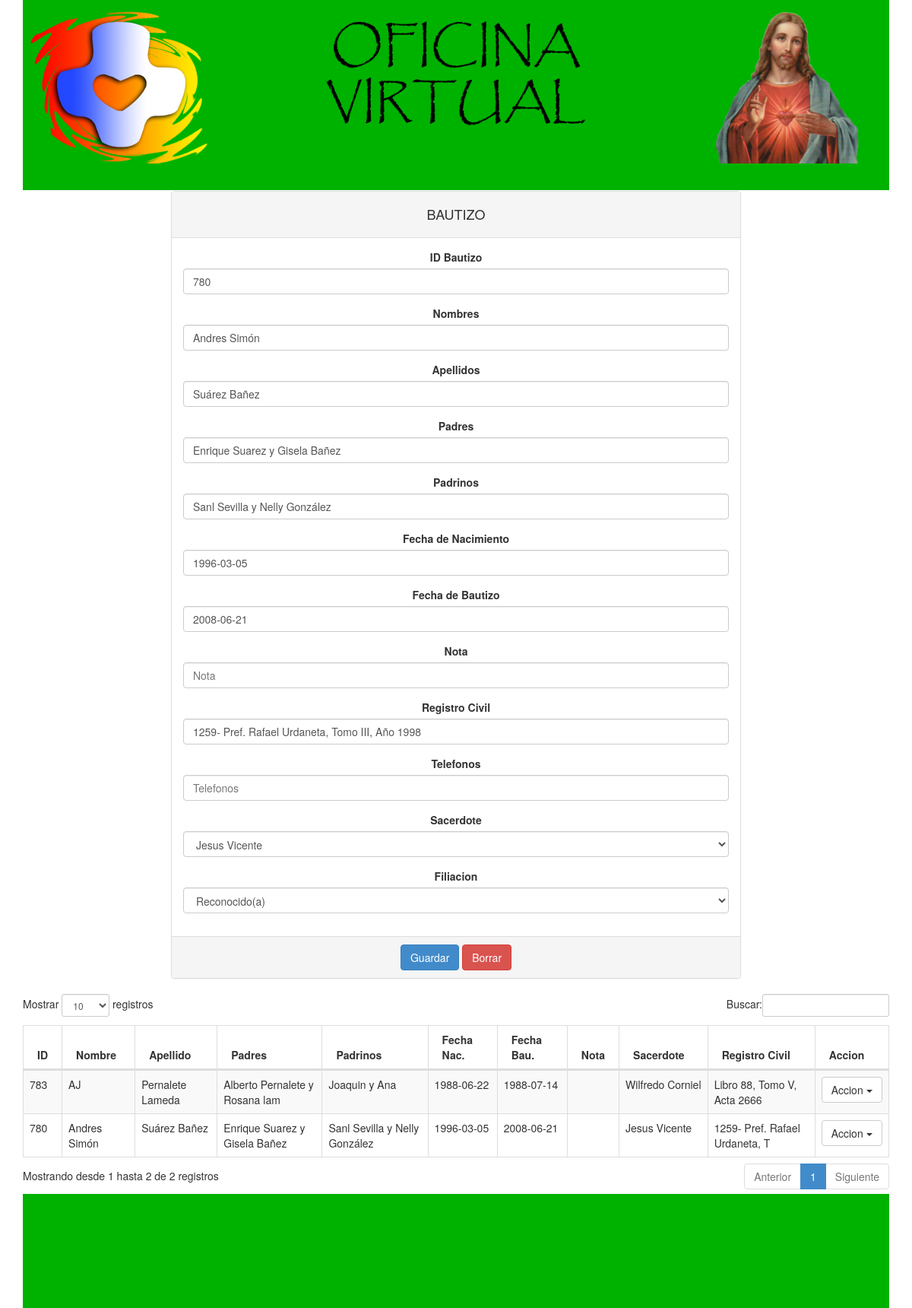
The page /bautizo.php?id=780 on the database its author committed.
### tables this page shows
CREATE TABLE IF NOT EXISTS `bautizos` (
  `idbautizo` int(11) NOT NULL,
  `idestatus` int(11) NOT NULL,
  `idfiliacion` int(11) NOT NULL,
  `idsacerdote` int(11) NOT NULL,
  `idusuario` int(11) NOT NULL,
  `nombre` varchar(25) NOT NULL,
  `apellido` varchar(25) NOT NULL,
  `padres` varchar(125) NOT NULL,
  `fechadenacimiento` date NOT NULL,
  `fechadebautizo` date NOT NULL,
  `padrinos` varchar(125) NOT NULL,
  `nota` varchar(500) NOT NULL,
  `telefonos` varchar(50) NOT NULL,
  `registrocivil` varchar(50) NOT NULL,
  PRIMARY KEY (`idbautizo`),
  KEY `idestatus` (`idestatus`),
  KEY `idsacerdote` (`idsacerdote`),
  KEY `idfiliacion` (`idfiliacion`),
  KEY `idusuario` (`idusuario`)
);

CREATE TABLE IF NOT EXISTS `sacerdotes` (
  `idsacerdote` int(11) NOT NULL AUTO_INCREMENT,
  `idestatus` int(11) NOT NULL,
  `nombre` varchar(25) NOT NULL,
  `apellido` varchar(25) NOT NULL,
  PRIMARY KEY (`idsacerdote`),
  KEY `idestatus` (`idestatus`)
);

CREATE TABLE IF NOT EXISTS `filiacion` (
  `idfiliacion` int(11) NOT NULL AUTO_INCREMENT,
  `idestatus` int(11) NOT NULL,
  `nombre` varchar(20) NOT NULL,
  PRIMARY KEY (`idfiliacion`),
  KEY `idestatus` (`idestatus`)
);

### bautizo.php (the view, shortened to what this page needs)
<!DOCTYPE html>
<html>
<head>
	<link href="css/bootstrap.css" rel="stylesheet" media="screen">
	<link href="css/estilos.css" rel="stylesheet" media="screen">
</head>
<body>
	<div class="container">
	<header>
		<div class="row">
				<div class="col-md-3 col-sm-3">
				<center><img src="img/cruz.png" style="height: 200px; margin-top: 15px;" class="img-responsive"></center>
				</div>
				<div class="col-md-6 col-sm-6">
				<center><img src="img/titulo.png" class="img-responsive"></center>
				</div>
				<div class="col-md-3 col-sm-3">
				<center><img src="img/jesus.png" style="height: 200px; margin-top: 15px;" class="img-responsive"></center>
				</div>
		</div>
	</header>
		<div class="row">
			<div class="col-md-12 nopadding text-center">
			</div>
		</div>
		<div class="row">
			<div class="col-md-8 col-md-offset-2">
							<?php
								include("control/conect.php");
									$accion="control/bautizo/insertarbautizo.php";
									$idbautizo="";
									$nombre="";
									$apellido="";
									$padres="";
									$padrinos="";
									$fechadenacimiento="";
									$fechadebautizo="";
									$nota="";
									$registrocivil="";
									$telefonos="";
								if(isset($_GET['id'])){
									$idbautizo=$_GET['id'];
									$wsql="select * from bautizos
									where idbautizo = '$idbautizo'";
									$result=mysql_query($wsql,$link);
									$row= mysql_fetch_array($result);
									$nombre=$row['nombre'];
									$apellido=$row['apellido'];
									$padres=$row['padres'];
									$padrinos=$row['padrinos'];
									$fechadenacimiento=$row['fechadenacimiento'];
									$fechadebautizo=$row['fechadebautizo'];
									$nota=$row['nota'];
									$registrocivil=$row['registrocivil'];
									$telefonos=$row['telefonos'];
									$accion="control/bautizo/modificarbautizo.php";
								}
							?>
							<form  action="<?php echo $accion ?>"  method="post">
								<div class="panel panel-default text-center">
									<div class="panel-heading">
										<div class="panel-title text-center"><h4>BAUTIZO</h4></div>
									</div>
									<div class="panel-body modal-body">
										<div class="form-group">
											<label for="idbautizo">ID Bautizo</label>
											<input type="text" class="form-control" name="idbautizo" value="<?php echo $idbautizo ?>" id="idbautizo" placeholder="ID Bautizo" required>
										</div>
										<div class="form-group">
											<label for="nombre">Nombres</label>
											<input type="text" class="form-control" name="nombre" value="<?php echo $nombre ?>" id="nombre" placeholder="Nombres" required>
										</div>
										<div class="form-group">
											<label for="apellido">Apellidos</label>
											<input type="text" class="form-control" name="apellido" value="<?php echo $apellido ?>" id="apellido" placeholder="Apellidos" required>
										</div>
										<div class="form-group">
											<label for="padres">Padres</label>
											<input type="text" class="form-control" name="padres" value="<?php echo $padres ?>" id="padres" placeholder="Padres" required>
										</div>
										<div class="form-group">
											<label for="padrinos">Padrinos</label>
											<input type="text" class="form-control" name="padrinos" value="<?php echo $padrinos ?>" id="padrinos" placeholder="Padrinos" required>
										</div>
										<div class="form-group">
											<label for="fechadenacimiento">Fecha de Nacimiento</label>
											<input type="text" class="form-control" name="fechadenacimiento" value="<?php echo $fechadenacimiento ?>" id="fechadenacimiento" placeholder="Fecha de Nacimiento año-mes-dia (Ejm: xxxx-xx-xx)" required>
										</div>
										<div class="form-group">
											<label for="fechadebautizo">Fecha de Bautizo</label>
											<input type="text" class="form-control" name="fechadebautizo" value="<?php echo $fechadebautizo ?>" id="fechadebautizo" placeholder="Fecha de Bautizo año-mes-dia (Ejm: xxxx-xx-xx)" required>
										</div>
										<div class="form-group">
											<label for="nota">Nota</label>
											<input type="text" class="form-control" name="nota" value="<?php echo $nota ?>" id="nota" placeholder="Nota">
										</div>
										<div class="form-group">
											<label for="registrocivil">Registro Civil</label>
											<input type="text" class="form-control" name="registrocivil" value="<?php echo $registrocivil ?>" id="registrocivil" placeholder="Registro Civil" required>
										</div>
										<div class="form-group">
											<label for="telefonos">Telefonos</label>
											<input type="text" class="form-control" name="telefonos" value="<?php echo $telefonos ?>" id="telefonos" placeholder="Telefonos">
										</div>
										<div class="form-group">
											<label for="sacerdote">Sacerdote</label>
											<select name="sacerdote" class="form-control" id="sel1" required>
												<?php include("control/sacerdoteselect.php"); ?>
											</select>
										</div>
										<div class="form-group">
											<label for="filiacion">Filiacion</label>
											<select name="filiacion" class="form-control" id="sel1" required>
												<?php include("control/filiacionselect.php"); ?>
											</select>
										</div>
									</div>
									<div class="panel-footer text-center">
										<button type="submit" class="btn btn-primary">Guardar</button>
										<button type="reset" class="btn btn-danger">Borrar</button>
									</div>
								</div>
							</form>
			</div>
		</div>
		<div class="row">
			<div class="col-md-12">
			<div class="table-responsive">
				<table class="table table-striped table-bordered table-hover" id="example">
				    <thead>
				      <tr>
				        <th>ID</th>
				        <th>Nombre</th>
				        <th>Apellido</th>
				        <th>Padres</th>
				        <th>Padrinos</th>
				        <th>Fecha Nac.</th>
				        <th>Fecha Bau.</th>
				        <th>Nota</th>
				        <th>Sacerdote</th>
				        <th>Registro Civil</th>
				        <th>Accion</th>
				      </tr>
				    </thead>
				    <tbody>
				    	<?php include('control/bautizo/tablabautizo.php') ?>
			</div>
			</div>
	<footer>
	</footer>
</body>
</html>

### control/bautizo/tablabautizo.php (shortened to what this page needs)
<?php
include('control/conect.php');
 $wsql = "SELECT bautizos.idbautizo as id, bautizos.nombre as nb, bautizos.apellido as ab, padres, padrinos, fechadenacimiento as fn,
 fechadebautizo as fb, nota, sacerdotes.nombre as nsac, sacerdotes.apellido as asac, registrocivil
 FROM bautizos
 inner join sacerdotes on sacerdotes.idsacerdote = bautizos.idsacerdote
 ORDER BY bautizos.idbautizo";
    $result=mysql_query($wsql,$link);
 while($row=mysql_fetch_array($result)){
  $nota =  substr($row['nota'], 0, 15);
  $padres =  substr($row['padres'], 0, 30);
  $padrinos =  substr($row['padrinos'], 0, 30);
  $rc =  substr($row['registrocivil'], 0, 30);
?>
 <tr>
  <td><?php echo $row['id'] ?></td>
  <td><?php echo $row['nb'] ?></td>
  <td><?php echo $row['ab'] ?></td>
  <td><?php echo $padres ?></td>
  <td><?php echo $padrinos ?></td>
  <td><?php echo $row['fn'] ?></td>
  <td><?php echo $row['fb'] ?></td>
  <td><?php echo $nota ?></td>
  <td><?php echo $row['nsac'] ?>&nbsp;<?php echo $row['asac'] ?></td>
  <td><?php echo $rc ?></td>
  <td>
  <div class="dropdown">
        <button class="btn btn-default dropdown-toggle" type="button" id="menu1" data-toggle="dropdown">Accion
        <span class="caret"></span></button>
      </div>
    </div>
<?php }
?>

### css/estilos.css (style rules this page uses)
header, footer { height: 250px; background: #00B200; }
footer { height: 150px; }

### rows shown on the page
bautizos: nombre "Andres Simón", apellido "Suárez Bañez", padres "Enrique Suarez y Gisela Bañez", padrinos "Sanl Sevilla y Nelly González", fechadenacimiento "1996-03-05", fechadebautizo "2008-06-21", registrocivil "1259- Pref. Rafael Urdaneta, Tomo III, Año 1998", sacerdote "Jesus Vicente", filiacion "Reconocido(a)", idbautizo "780", idsacerdote.nombre "Jesus", idsacerdote.apellido "Vicente", registrocivil "1259- Pref. Rafael Urdaneta, T"
bautizos: idbautizo "783", nombre "AJ", apellido "Pernalete Lameda", padres "Alberto Pernalete y Rosana lam", padrinos "Joaquin y Ana", fechadenacimiento "1988-06-22", fechadebautizo "1988-07-14", idsacerdote.nombre "Wilfredo", idsacerdote.apellido "Corniel", registrocivil "Libro 88, Tomo V, Acta 2666"
